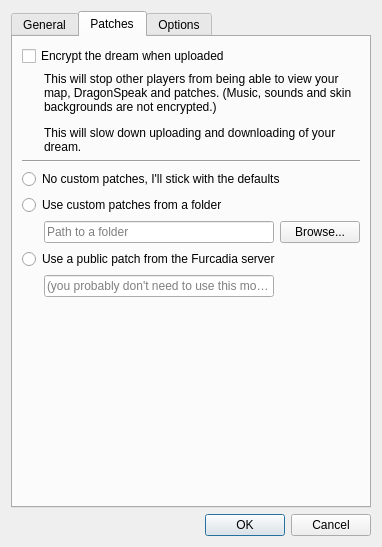
<?xml version="1.0" encoding="UTF-8"?>
<ui version="4.0">
 <class>CDreamSettings</class>
 <widget class="QDialog" name="CDreamSettings">
  <property name="geometry">
   <rect>
    <x>0</x>
    <y>0</y>
    <width>482</width>
    <height>479</height>
   </rect>
  </property>
  <property name="windowTitle">
   <string>Dream Settings</string>
  </property>
  <property name="modal">
   <bool>true</bool>
  </property>
  <layout class="QVBoxLayout" name="verticalLayout">
   <property name="sizeConstraint">
    <enum>QLayout::SetFixedSize</enum>
   </property>
   <item>
    <widget class="QTabWidget" name="tabWidget">
     <property name="currentIndex">
      <number>1</number>
     </property>
     <widget class="QWidget" name="generalTab">
      <attribute name="title">
       <string>General</string>
      </attribute>
      <layout class="QVBoxLayout" name="verticalLayout_3">
       <item>
        <widget class="QGroupBox" name="dreamNameGroupBox">
         <property name="title">
          <string>Dream Name:</string>
         </property>
         <layout class="QVBoxLayout" name="verticalLayout_2">
          <item>
           <widget class="QLineEdit" name="dreamName"/>
          </item>
          <item>
           <widget class="QLabel" name="dreamNameDescription">
            <property name="sizePolicy">
             <sizepolicy hsizetype="Preferred" vsizetype="Preferred">
              <horstretch>0</horstretch>
              <verstretch>0</verstretch>
             </sizepolicy>
            </property>
            <property name="text">
             <string>&lt;html&gt;&lt;head/&gt;&lt;body&gt;&lt;p&gt;This name will be displayed:&lt;/p&gt;&lt;ul style=&quot;margin-top: 0px; margin-bottom: 0px; margin-left: 0px; margin-right: 0px; -qt-list-indent: 1;&quot;&gt;&lt;li style=&quot; margin-top:12px; margin-bottom:12px; margin-left:0px; margin-right:0px; -qt-block-indent:0; text-indent:0px;&quot;&gt;Under your character name on the portal when you upload your dream&lt;/li&gt;&lt;li style=&quot; margin-top:12px; margin-bottom:12px; margin-left:0px; margin-right:0px; -qt-block-indent:0; text-indent:0px;&quot;&gt;As part of your Dream URL&lt;/li&gt;&lt;/ul&gt;&lt;/body&gt;&lt;/html&gt;</string>
            </property>
            <property name="scaledContents">
             <bool>false</bool>
            </property>
            <property name="wordWrap">
             <bool>true</bool>
            </property>
            <property name="openExternalLinks">
             <bool>true</bool>
            </property>
           </widget>
          </item>
         </layout>
        </widget>
       </item>
       <item>
        <widget class="QGroupBox" name="dreamStandardGroupBox">
         <property name="title">
          <string>Dream Standard</string>
         </property>
         <layout class="QVBoxLayout" name="verticalLayout_4">
          <item>
           <widget class="QComboBox" name="dreamStandard"/>
          </item>
          <item>
           <widget class="QLabel" name="dreamStandardDescription">
            <property name="text">
             <string>&lt;html&gt;&lt;head/&gt;&lt;body&gt;&lt;p&gt;Pick a Standard that matches the content of your dream. Not sure what to use? Check out the official information: &lt;a href=&quot;http://www.furcadia.com/standards/&quot;&gt;&lt;span style=&quot; text-decoration: underline; color:#0000ff;&quot;&gt;http://www.furcadia.com/standards/&lt;/span&gt;&lt;/a&gt;&lt;/p&gt;&lt;/body&gt;&lt;/html&gt;</string>
            </property>
            <property name="wordWrap">
             <bool>true</bool>
            </property>
           </widget>
          </item>
         </layout>
        </widget>
       </item>
       <item>
        <widget class="QGroupBox" name="groupPackageGroupBox">
         <property name="title">
          <string>Dream/Group Package Benefits</string>
         </property>
         <layout class="QVBoxLayout" name="verticalLayout_5">
          <item>
           <widget class="QCheckBox" name="allowLargeDreams">
            <property name="text">
             <string>Allow large dream sizes</string>
            </property>
           </widget>
          </item>
          <item>
           <widget class="QLabel" name="groupPackageDescription">
            <property name="text">
             <string>Dreams larger than 208x200 or with more than 7,999 lines of DragonSpeak require a Dream or Group Package from the Digo Market on the uploading character. If you don't have one, your dream will automatically go into &quot;Test Mode&quot; and will close after 15 minutes.</string>
            </property>
            <property name="wordWrap">
             <bool>true</bool>
            </property>
           </widget>
          </item>
         </layout>
        </widget>
       </item>
       <item>
        <spacer name="verticalSpacer">
         <property name="orientation">
          <enum>Qt::Vertical</enum>
         </property>
         <property name="sizeHint" stdset="0">
          <size>
           <width>20</width>
           <height>40</height>
          </size>
         </property>
        </spacer>
       </item>
      </layout>
     </widget>
     <widget class="QWidget" name="patchTab">
      <attribute name="title">
       <string>Patches</string>
      </attribute>
      <layout class="QGridLayout" name="gridLayout">
       <item row="9" column="1">
        <spacer name="verticalSpacer_2">
         <property name="orientation">
          <enum>Qt::Vertical</enum>
         </property>
         <property name="sizeHint" stdset="0">
          <size>
           <width>20</width>
           <height>40</height>
          </size>
         </property>
        </spacer>
       </item>
       <item row="6" column="0">
        <spacer name="horizontalSpacer">
         <property name="orientation">
          <enum>Qt::Horizontal</enum>
         </property>
         <property name="sizeType">
          <enum>QSizePolicy::Maximum</enum>
         </property>
         <property name="sizeHint" stdset="0">
          <size>
           <width>16</width>
           <height>20</height>
          </size>
         </property>
        </spacer>
       </item>
       <item row="2" column="0" colspan="3">
        <widget class="Line" name="line">
         <property name="orientation">
          <enum>Qt::Horizontal</enum>
         </property>
        </widget>
       </item>
       <item row="3" column="0" colspan="3">
        <widget class="QRadioButton" name="noPatches">
         <property name="text">
          <string>No custom patches, I'll stick with the defaults</string>
         </property>
         <attribute name="buttonGroup">
          <string notr="true">patchTypeButtonGroup</string>
         </attribute>
        </widget>
       </item>
       <item row="5" column="0" colspan="3">
        <widget class="QRadioButton" name="customPatches">
         <property name="text">
          <string>Use custom patches from a folder</string>
         </property>
         <attribute name="buttonGroup">
          <string notr="true">patchTypeButtonGroup</string>
         </attribute>
        </widget>
       </item>
       <item row="7" column="0" colspan="3">
        <widget class="QRadioButton" name="publicPatch">
         <property name="text">
          <string>Use a public patch from the Furcadia server</string>
         </property>
         <attribute name="buttonGroup">
          <string notr="true">patchTypeButtonGroup</string>
         </attribute>
        </widget>
       </item>
       <item row="6" column="1">
        <widget class="QLineEdit" name="patchDirEntry">
         <property name="placeholderText">
          <string>Path to a folder</string>
         </property>
        </widget>
       </item>
       <item row="6" column="2">
        <widget class="QPushButton" name="patchDirBrowse">
         <property name="text">
          <string>Browse...</string>
         </property>
        </widget>
       </item>
       <item row="8" column="1">
        <widget class="QLineEdit" name="publicPatchEntry">
         <property name="placeholderText">
          <string>(you probably don't need to use this mode)</string>
         </property>
        </widget>
       </item>
       <item row="0" column="0" colspan="3">
        <widget class="QCheckBox" name="encryptDream">
         <property name="text">
          <string>Encrypt the dream when uploaded</string>
         </property>
        </widget>
       </item>
       <item row="1" column="1" colspan="2">
        <widget class="QLabel" name="encryptDescription">
         <property name="text">
          <string>&lt;html&gt;&lt;head/&gt;&lt;body&gt;&lt;p&gt;This will stop other players from being able to view your map, DragonSpeak and patches. (Music, sounds and skin backgrounds are not encrypted.)&lt;/p&gt;&lt;p&gt;This will slow down uploading and downloading of your dream.&lt;/p&gt;&lt;/body&gt;&lt;/html&gt;</string>
         </property>
         <property name="wordWrap">
          <bool>true</bool>
         </property>
        </widget>
       </item>
      </layout>
     </widget>
     <widget class="QWidget" name="optionsTab">
      <attribute name="title">
       <string>Options</string>
      </attribute>
      <layout class="QVBoxLayout" name="verticalLayout_6">
       <item>
        <widget class="QCheckBox" name="allowJoinAndSummon">
         <property name="text">
          <string>Allow joining and summoning within this dream</string>
         </property>
        </widget>
       </item>
       <item>
        <widget class="QCheckBox" name="allowLeadAndFollow">
         <property name="text">
          <string>Allow leading and following</string>
         </property>
        </widget>
       </item>
       <item>
        <widget class="QCheckBox" name="allowURLEntry">
         <property name="text">
          <string>Allow entry through Dream URLs</string>
         </property>
        </widget>
       </item>
       <item>
        <widget class="QCheckBox" name="useParentalControls">
         <property name="text">
          <string>Enforce parental controls (18+ Warning upon entry)</string>
         </property>
        </widget>
       </item>
       <item>
        <widget class="QCheckBox" name="allowShouting">
         <property name="text">
          <string>Allow shouting</string>
         </property>
        </widget>
       </item>
       <item>
        <widget class="QCheckBox" name="showNamesOnTab">
         <property name="text">
          <string>Show character names when Tab is pressed</string>
         </property>
        </widget>
       </item>
       <item>
        <widget class="QCheckBox" name="showPlayerList">
         <property name="text">
          <string>Show the list of players in the dream (F4, Ctrl+W, `who)</string>
         </property>
        </widget>
       </item>
       <item>
        <widget class="QCheckBox" name="allowSeasonals">
         <property name="text">
          <string>Allow players to use Seasonal avatars</string>
         </property>
        </widget>
       </item>
       <item>
        <widget class="QCheckBox" name="forbidSittingOnTheFloor">
         <property name="text">
          <string>Forbid sitting when not on a &quot;sittable&quot; item (pillow, chair, ...)</string>
         </property>
        </widget>
       </item>
       <item>
        <widget class="QCheckBox" name="useSwearFilter">
         <property name="text">
          <string>Enable the swear/curse filter</string>
         </property>
        </widget>
       </item>
       <item>
        <spacer name="verticalSpacer_3">
         <property name="orientation">
          <enum>Qt::Vertical</enum>
         </property>
         <property name="sizeHint" stdset="0">
          <size>
           <width>20</width>
           <height>40</height>
          </size>
         </property>
        </spacer>
       </item>
      </layout>
     </widget>
    </widget>
   </item>
   <item>
    <widget class="QDialogButtonBox" name="buttonBox">
     <property name="orientation">
      <enum>Qt::Horizontal</enum>
     </property>
     <property name="standardButtons">
      <set>QDialogButtonBox::Cancel|QDialogButtonBox::Ok</set>
     </property>
    </widget>
   </item>
  </layout>
 </widget>
 <resources/>
 <connections>
  <connection>
   <sender>buttonBox</sender>
   <signal>accepted()</signal>
   <receiver>CDreamSettings</receiver>
   <slot>accept()</slot>
   <hints>
    <hint type="sourcelabel">
     <x>248</x>
     <y>254</y>
    </hint>
    <hint type="destinationlabel">
     <x>157</x>
     <y>274</y>
    </hint>
   </hints>
  </connection>
  <connection>
   <sender>buttonBox</sender>
   <signal>rejected()</signal>
   <receiver>CDreamSettings</receiver>
   <slot>reject()</slot>
   <hints>
    <hint type="sourcelabel">
     <x>316</x>
     <y>260</y>
    </hint>
    <hint type="destinationlabel">
     <x>286</x>
     <y>274</y>
    </hint>
   </hints>
  </connection>
 </connections>
 <buttongroups>
  <buttongroup name="patchTypeButtonGroup"/>
 </buttongroups>
</ui>
